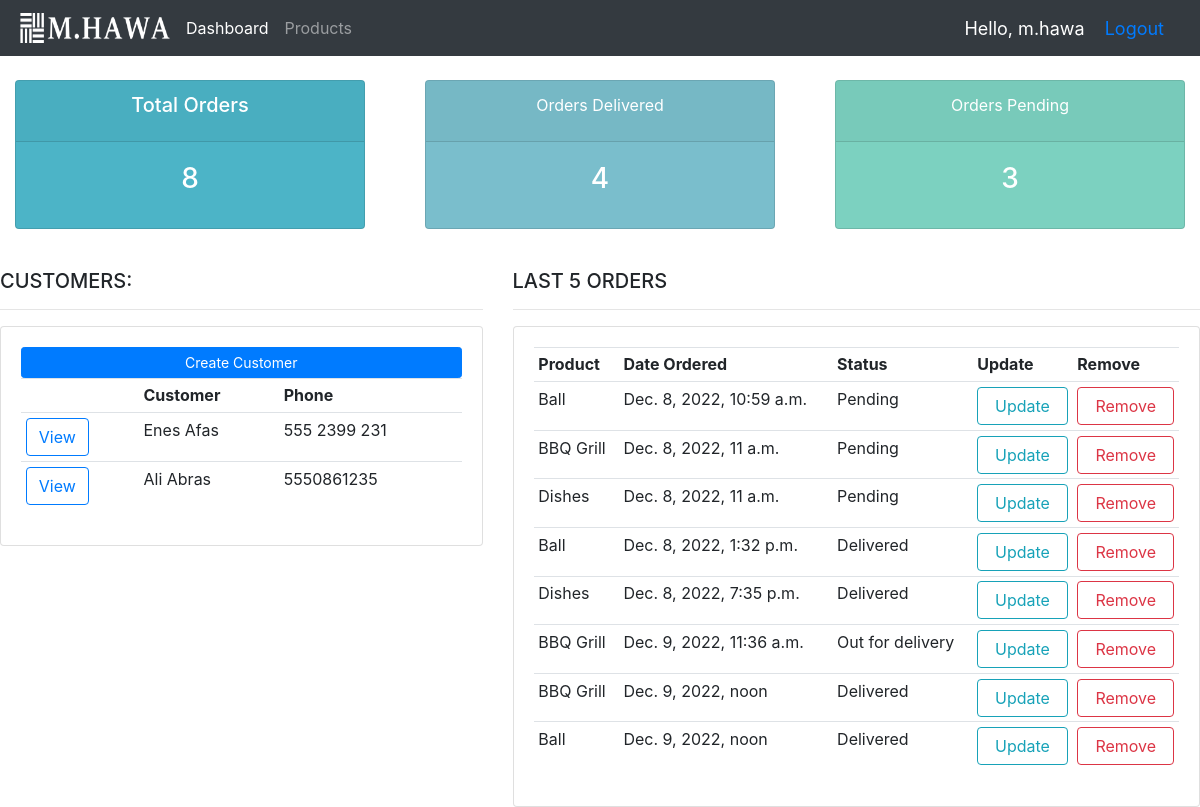
Before: / (signed in) with the older database file.
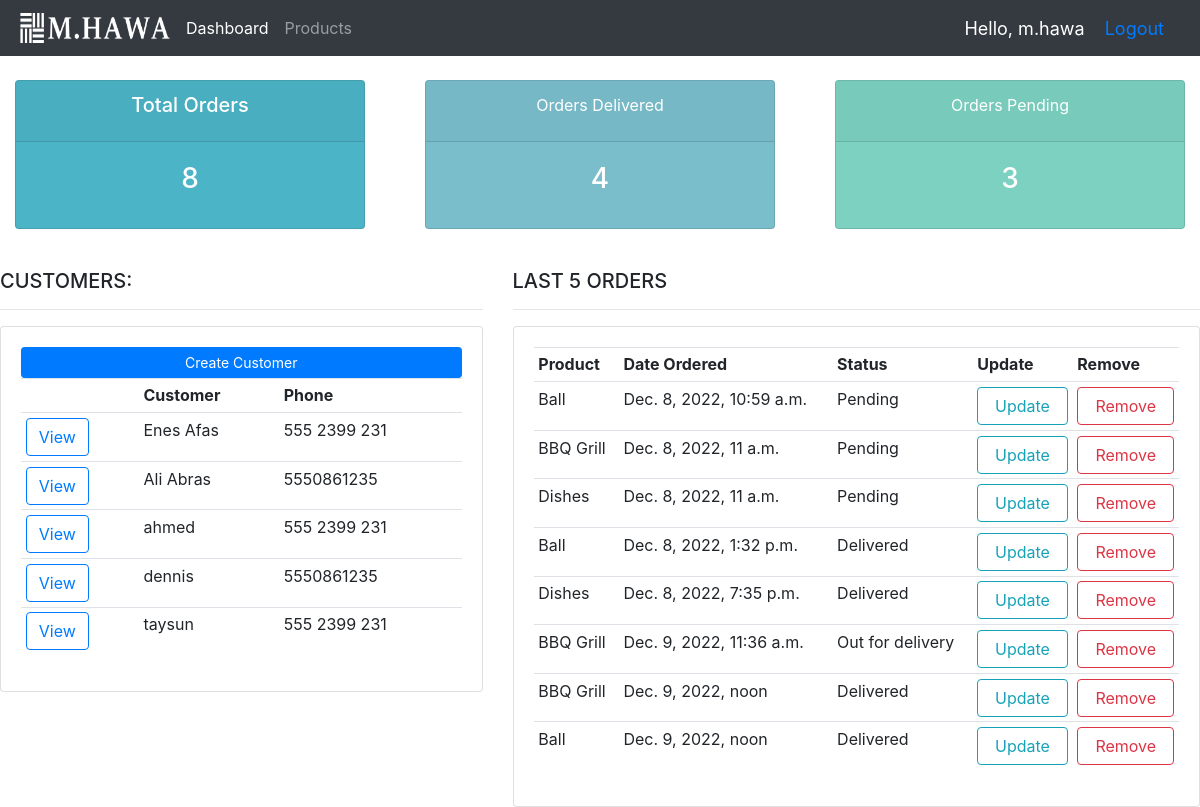
After: the same page with the newer database file.
### accounts/models.py (models this page shows, shortened)
class Customer(models.Model):
    user = models.OneToOneField(User, blank=True, null=True, on_delete=models.CASCADE)
    name = models.CharField(max_length=50, null=True)
    phone = models.CharField(max_length=15, null=True)
    email = models.CharField(max_length=50, null=True)
    profile_pic = models.ImageField(default="profile.jpeg", null=True, blank=True)
    date_created = models.DateTimeField(auto_now_add=True, null=True)
    def __str__(self):
        return str(self.name)

class Order(models.Model):
    STATUS = (
        ('Pending', 'Pending'),
        ('Out for delivery', 'Out for delivery'),
        ('Delivered', 'Delivered'),
    )
    customer = models.ForeignKey(Customer, null=True, on_delete=models.SET_NULL)
    product = models.ForeignKey(Product, null=True, on_delete=models.SET_NULL)
    date_created = date_created = models.DateTimeField(auto_now_add=True, null=True)
    status = models.CharField(max_length=100, choices=STATUS, null=True)
    note = models.CharField(max_length=100, null=True)

class Product(models.Model):
    CATEGORY = (
        ('Indoor', 'Indoor'),
        ('Out Door', 'Out Door'),
    )
    name = models.CharField(max_length=100)
    price = models.FloatField(null=True)
    category = models.CharField(max_length=50, null=True, choices=CATEGORY)
    description = models.TextField(max_length=200, null=True, blank=True)
    date_created = date_created = models.DateTimeField(auto_now_add=True, null=True)
    tags = models.ManyToManyField(Tag)
    def __str__(self):
        return self.name

### accounts/decorators.py (the view)
    def wrapper_function(request, *args, **kwargs):
        group = None
        if request.user.groups.exists():
            group = request.user.groups.all()[0].name
        if group == 'customers':
            return redirect('user-page')
        if group == 'admin':
            return view_func(request, *args, **kwargs)

### accounts/views.py (called while the page is built)
@login_required(login_url='login')
@admin_only
def home(request):
    customers = Customer.objects.all()
    orders = Order.objects.all()
    total_orders = orders.count()
    delivered = orders.filter(status = 'Delivered').count()
    pending = orders.filter(status = 'Pending').count()
    context = {'customers': customers, 'orders': orders,
               'total_orders': total_orders, 'delivered': delivered, 'pending': pending}
    return render(request, 'accounts/dashboard.html', context)

### accounts/templates/accounts/dashboard.html
{%  extends 'base.html' %}
{% block content %}
{% include 'accounts/status.html' %}
		<br>
		<div class="row">
            <div class="col-md-5">
                <h5>CUSTOMERS:</h5>
                <hr>
                <div class="card card-body">
                    <a class="btn btn-primary btn-sm btn-block" href="">Create Customer</a>
                    <table class="table table-sm">
                        <th></th>
                        <th>Customer</th>
                        <th>Phone</th>
                        {% for i in customers %}
                        <tr>
                            <td><a class="btn btn-outline-primary" href="{% url 'customer' i.id %}">View</a></td>
                            <td>{{i}}</td>
                            <td>{{i.phone}}</td>
                        </tr>
                        {% endfor %}
                    </table>
                </div>
            </div>
            <div class="col-md-7">
                <h5>LAST 5 ORDERS</h5>
                <hr>
                <div class="card card-body">
                    <table class="table table-sm">
                        <tr>
                            <th>Product</th>
                            <th>Date Ordered</th>
                            <th>Status</th>
                            <th>Update</th>
                            <th>Remove</th>
                        </tr>
                        {% for order in orders %}
                        <tr>
                            <td>{{order.product}}</td>
                            <td>{{order.date_created}}</td>
                            <td>{{order.status}}</td>
                            <td><a class="btn btn-outline-info btn-block" href="{% url 'update-order' order.id %}">Update</a></td>
                            <td><a class="btn btn-outline-danger btn-block" href="{% url 'delete-order' order.id %}">Remove</a></td>
                        </tr>
                        {% endfor %}
                    </table>
                </div>
            </div>
        </div>
{% endblock content %}

Changed rows visible on the page:
added Customer: name "ahmed", phone "555 2399 231"
added Customer: name "dennis", phone "5550861235"
added Customer: name "taysun", phone "555 2399 231"
